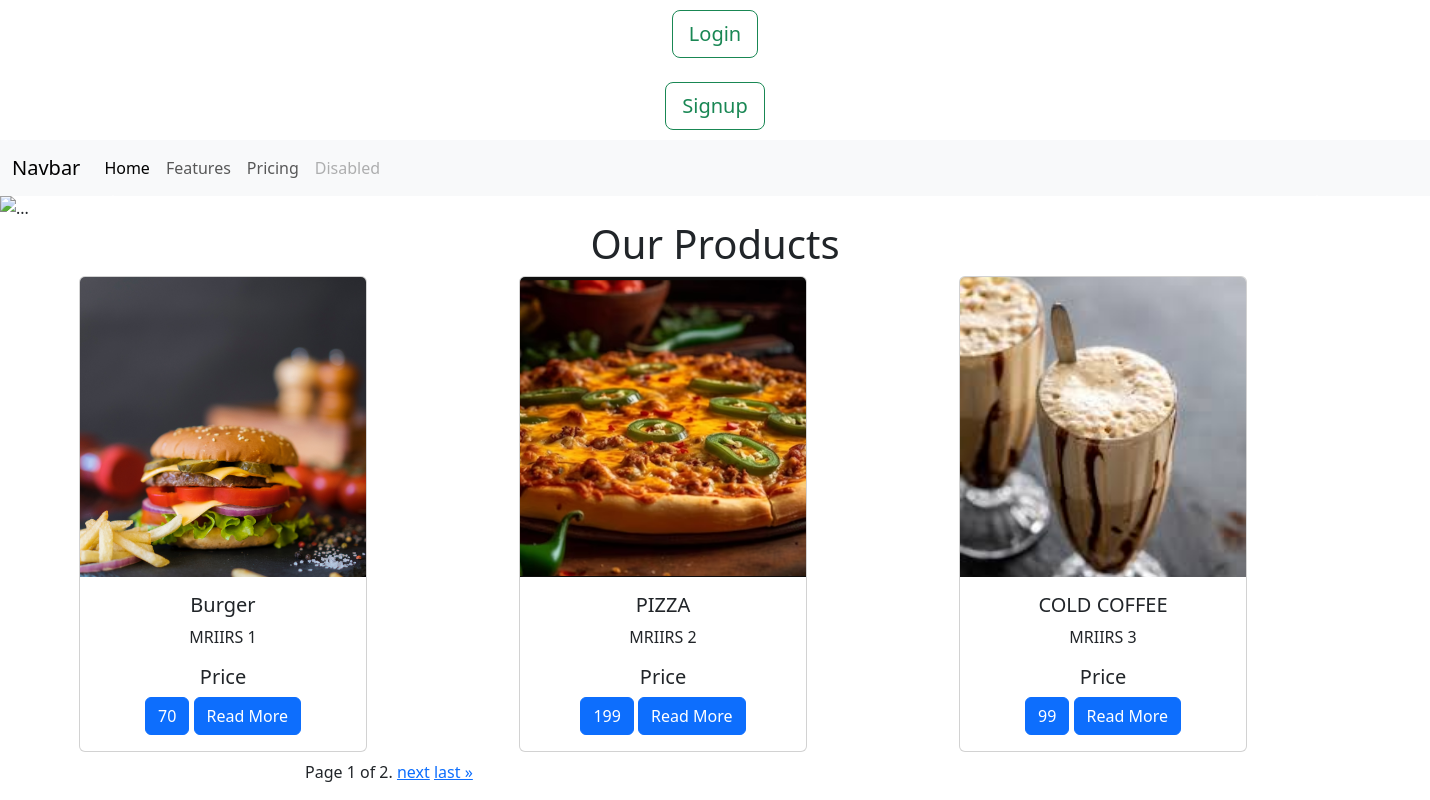
The page / on the database its author committed.
### test1/models.py (models this page shows, shortened)
class Product(models.Model):
    title = models.CharField(max_length=30)
    description = models.CharField(max_length=300)
    price = models.CharField(max_length=20)
    product_id = models.CharField(max_length=30,unique=True)
    img = models.ImageField(upload_to='images/')
    category = models.CharField(max_length=30)

### test1/views.py (the view)
# urls.py: 2. Add a URL to urlpatterns:  path('', views.home, name='home')
def home(request):
    myproduct = Product.objects.all()
    paginator = Paginator(myproduct, 3)
    page_number = request.GET.get("page")
    page_obj = paginator.get_page(page_number)
    return render(request,'test1/home.html',{'page_obj':page_obj})

### test1/templates/test1/home.html (shortened to what this page needs)
<!DOCTYPE html>
<html lang="en">
<head>
    <link href="https://cdn.jsdelivr.net/npm/bootstrap@5.3.1/dist/css/bootstrap.min.css" rel="stylesheet">
</head>
<body>
  <div class="container text-center" style="margin-top:10px; margin-bottom:10px;">
    {% if user.is_authenticated%}
    <div class="alert alert-primary" role="alert">
        Welcome {{ user.username }}
    </div>
    <form method="post" action="{% url 'logoutuser' %}">
        {% csrf_token %}
        <button class="btn btn-outline-success btn-lg" type="submit">Logout</button>
    </form>
    {% else %}
    <form method="get" action="{% url 'loginuser' %}">
        <button class="btn btn-outline-success btn-lg" type="submit">Login</button>
    </form>
    <br>
    <form method="get" action="{% url 'signupuser' %}">
        <button class="btn btn-outline-success btn-lg" type="submit">Signup</button>
    </form>
    {% endif %}
    </div>
   <nav class="navbar navbar-expand-lg bg-body-tertiary">
    <div class="container-fluid">
      <a class="navbar-brand" href="#">Navbar</a>
      <div class="collapse navbar-collapse" id="navbarNav">
        <ul class="navbar-nav">
          <li class="nav-item">
            <a class="nav-link active" aria-current="page" href="#">Home</a>
          </li>
          <li class="nav-item">
            <a class="nav-link" href="#">Features</a>
          </li>
          <li class="nav-item">
            <a class="nav-link" href="#">Pricing</a>
          </li>
          <li class="nav-item">
            <a class="nav-link disabled" aria-disabled="true">Disabled</a>
          </li>
        </ul>
      </div>
    </div>
  </nav>
   <div id="carouselExample" class="carousel slide">
    <div class="carousel-inner">
      <div class="carousel-item active">
        <img src="https://images.unsplash.com/photo-1513104890138-7c749659a591?ixlib=rb-4.0.3&ixid=M3wxMjA3fDB8MHxwaG90by1wYWdlfHx8fGVufDB8fHx8fA%3D%3D&auto=format&fit=crop&w=870&q=80" class="d-block w-100" alt="...">
      </div>
    </div>
    <button class="carousel-control-prev" type="button" data-bs-target="#carouselExample" data-bs-slide="prev">
      <span class="carousel-control-prev-icon" aria-hidden="true"></span>
    </button>
    <button class="carousel-control-next" type="button" data-bs-target="#carouselExample" data-bs-slide="next">
      <span class="carousel-control-next-icon" aria-hidden="true"></span>
    </button>
  </div>
   <div class="container text-center">
    <h1>Our Products</h1>
   </div>
<div class="container text-center">
   <div class="row">
    {% for y in page_obj %}
    <div class="col">
      <div class="container text-center">
        <div class="card mb-2" style="width: 18rem;">
        <img src="{{ y.img.url }}" class="card-img-top" alt="image" style="width: 100%; height: 300px;object-fit: cover;">
        <div class="card-body">
          <h5 class="card-title">{{ y.title }}</h5>
          <p class="card-text">{{ y.product_id}}</p>
          <h5>Price</h5>
          <a href="#" class="btn btn-primary">{{ y.price }}</a>
          <a class="btn btn-primary" href="{{ y.id }}">Read More</a>
        </div>
      </div>
      </div>
    </div>
    {% endfor %}
    <div class="pagination" style="margin-left: 250px;">
      <span class="step-links">
          <span class="current">
              Page {{ page_obj.number }} of {{ page_obj.paginator.num_pages }}.
          </span>
          {% if page_obj.has_next %}
              <a href="?page={{ page_obj.next_page_number }}">next</a>
              <a href="?page={{ page_obj.paginator.num_pages }}">last &raquo;</a>
          {% endif %}
      </span>
  </div>
   </div>
</div>
</body>
</html>

### rows shown on the page
Product: img (picture), title "Burger", product_id "MRIIRS 1", price "70"
Product: img (picture), title "PIZZA", product_id "MRIIRS 2", price "199"
Product: img (picture), title "COLD COFFEE", product_id "MRIIRS 3", price "99"

### other values the page prints
{{ page_obj.number }} "1"
{{ page_obj.paginator.num_pages }} "2"
